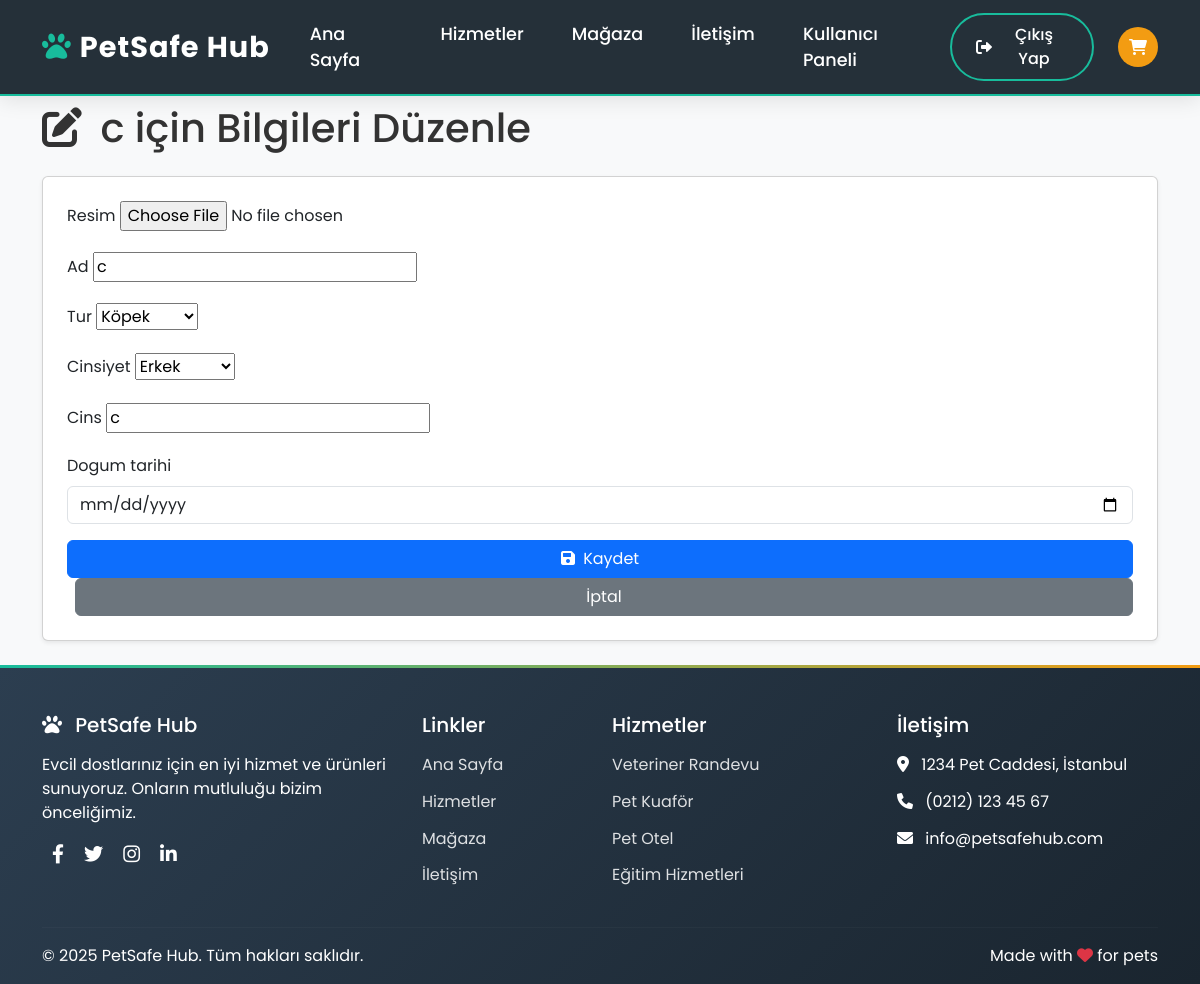
/petpanel/edit/30/ (signed in), run on the app's committed database.
### anahtarlik/models.py (models this page shows, shortened)
class EvcilHayvan(models.Model):
    TUR_SECENEKLERI = [
        ('kopek', 'Köpek'),
        ('kedi', 'Kedi'),
        ('diger', 'Diğer'),
    ]
    CINSIYET_SECENEKLERI = [
        ('erkek', 'Erkek'),
        ('disi', 'Dişi'),
        ('bilinmiyor', 'Bilinmiyor'),
    ]
    ad = models.CharField(max_length=100)
    tur = models.CharField(max_length=20, choices=TUR_SECENEKLERI)
    cins = models.CharField(max_length=100)
    cinsiyet = models.CharField(max_length=20, choices=CINSIYET_SECENEKLERI, default='bilinmiyor')
    dogum_tarihi = models.DateField(null=True, blank=True)
    sahip = models.ForeignKey(Sahip, on_delete=models.CASCADE, related_name='evcil_hayvanlar')
    saglik_notu = models.TextField(blank=True)
    beslenme_notu = models.TextField(blank=True)
    genel_not = models.TextField(blank=True)
    davranis_notu = models.TextField(blank=True)
    kayip_durumu = models.BooleanField(default=False)
    kayip_bildirim_tarihi = models.DateTimeField(null=True, blank=True)
    odul_miktari = models.DecimalField(max_digits=10, decimal_places=2, null=True, blank=True)
    resim = models.ImageField(upload_to='evcil_hayvanlar/', null=True, blank=True)

### petpanel/views.py (the view)
# urls.py: path('edit/<int:pet_id>/', views.edit_pet, name='pet_edit'),
@login_required
def edit_pet(request, pet_id):
    pet = get_object_or_404(EvcilHayvan, id=pet_id, sahip__kullanici=request.user)
    form = PetEditForm(request.POST or None, request.FILES or None, instance=pet)
    if form.is_valid():
        form.save()
        return redirect('pet_detail', pet_id=pet.id)
    return render(request, 'petpanel/edit_pet.html', {'form': form, 'pet': pet})

### petpanel/forms.py
class PetEditForm(forms.ModelForm):
    class Meta:
        model = EvcilHayvan
        fields = ['resim', 'ad', 'tur', 'cinsiyet', 'cins', 'dogum_tarihi']
        widgets = {
            'dogum_tarihi': forms.DateInput(attrs={'type': 'date', 'class': 'form-control'}),
        }

### courseapp/context_processors.py (called while the page is built, shortened)
def sepet_ozeti(request):
    sepet = request.session.get('sepet', {})
    if isinstance(sepet, list):  # Eski liste ise dict'e çevir (hata önle)
        new_sepet = {}
        for pk in sepet:
            new_sepet[str(pk)] = new_sepet.get(str(pk), 0) + 1
        request.session['sepet'] = new_sepet
        sepet = new_sepet
    sepet_items = []
    toplam = 0
    adet = 0
    return {
        'sepet_items': sepet_items,
        'sepet_toplam': toplam,
        'sepet_adet': adet,
    }

### petpanel/templates/petpanel/edit_pet.html (shortened to what this page needs)
{% extends "ana.html" %}
{% load static %}
{% block content %}
<div class="container py-4">
    <h1 class="mb-4"><i class="fas fa-edit me-2"></i> {{ pet.ad }} için Bilgileri Düzenle</h1>
    <form method="post" enctype="multipart/form-data" class="card p-4 shadow-sm">
        {% for field in form %}
            <div class="mb-3">
                <label class="form-label">{{ field.label }}</label>
                {{ field }}
            </div>
        {% endfor %}
        <button type="submit" class="btn btn-primary"><i class="fas fa-save me-1"></i> Kaydet</button>
        <a href="{% url 'pet_detail' pet.id %}" class="btn btn-secondary ms-2">İptal</a>
    </form>
</div>
{% endblock %}

### data on the page
EvcilHayvan: ad "c", form "c" "Köpek" "Erkek" "c"

### other printed values
{{ field.label }} "Resim" "Ad" "Tur" "Cinsiyet" "Cins" "Dogum tarihi"
